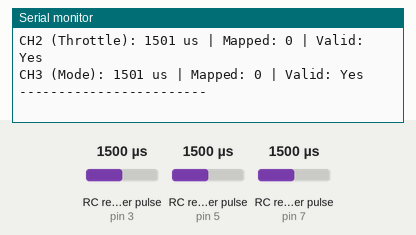
Recording of a sketch running on a simulated Arduino Uno, built with avr-gcc and run on an emulated ATmega328P. On the bench: the last lines printed to the serial monitor. Wiring (inferred from the names in the program): 3 × RC receiver channel: data pin 3 / data pin 5 / data pin 7. The inputs (shaded band) are chosen by the test bench; at power-on: RC receiver pulse (sensors on pin 3, pin 5, pin 7) 1500 µs.

Above: at 2.2 s.
2.3 s: RC receiver pulse (sensor on pin 3) set to 1020 µs
3.8 s: RC receiver pulse (sensor on pin 5) set to 1020 µs
At 4.6 s:
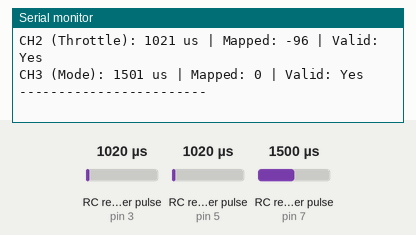
5.3 s: RC receiver pulse (sensor on pin 7) set to 1020 µs
At 6.1 s:
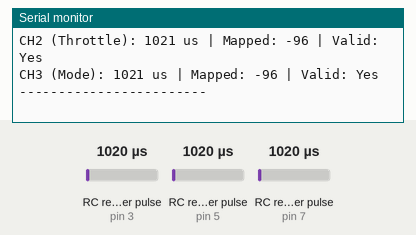
6.8 s: RC receiver pulse (sensor on pin 3) set to 1250 µs
8.3 s: RC receiver pulse (sensor on pin 5) set to 1250 µs
At 9.3 s:
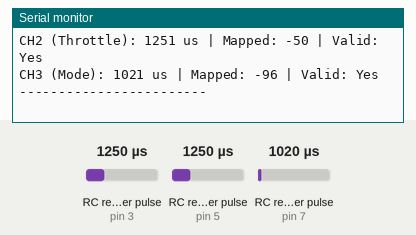
9.8 s: RC receiver pulse (sensor on pin 7) set to 1250 µs
At 10.3 s:
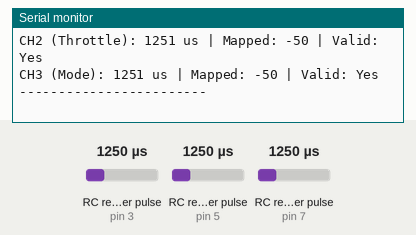
Timing chart, 0 to 12.3 s (numbered marks = the images above; inputs shaded):
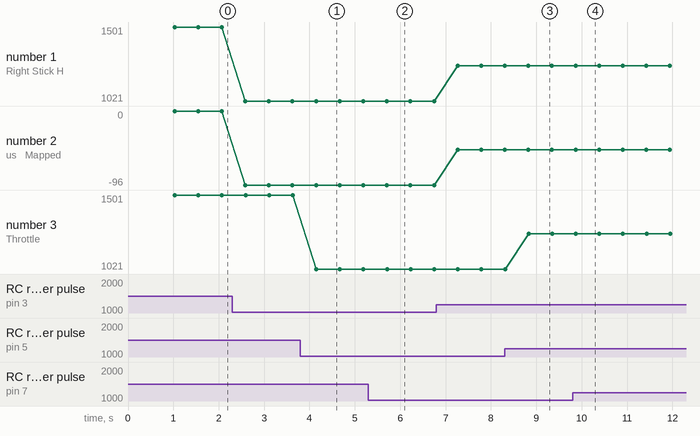

The sketch:

fs_i6_reader.ino
```cpp
// FS-i6 Receiver Reader
// Simple program to read and print FS-i6 receiver values

#define CH1 3   // Right Stick Horizontal CHANEL 1 (left 1983, right 994)
#define CH2 5   // Throttle (Left Stick Vertical) CHANEL 3 (up 1010, down 1987)
#define CH3 7   // Mode selector (if available) CHANEL 5 (up 994, down 1987)

void setup() {
  Serial.begin(115200);
  Serial.println("FS-i6 Receiver Reader Started");
  Serial.println("Reading channels...");
  delay(1000);
}

void loop() {
  // Read raw pulse values
  unsigned long ch1Pulse = pulseIn(CH1, HIGH, 30000);
  unsigned long ch2Pulse = pulseIn(CH2, HIGH, 30000);
  unsigned long ch3Pulse = pulseIn(CH3, HIGH, 30000);

  // Check if signals are valid
  bool ch1Valid = (ch1Pulse > 800 && ch1Pulse < 2200);
  bool ch2Valid = (ch2Pulse > 800 && ch2Pulse < 2200);
  bool ch3Valid = (ch3Pulse > 800 && ch3Pulse < 2200);

  // Map values to -100 to 100 range
  int ch1Mapped = map(ch1Pulse, 1000, 2000, -100, 100);
  int ch2Mapped = map(ch2Pulse, 1000, 2000, -100, 100);
  int ch3Mapped = map(ch3Pulse, 1000, 2000, -100, 100);

  // Print raw values
  Serial.print("CH1 (Right Stick H): ");
  Serial.print(ch1Pulse);
  Serial.print(" us | Mapped: ");
  Serial.print(ch1Mapped);
  Serial.print(" | Valid: ");
  Serial.println(ch1Valid ? "Yes" : "No");

  Serial.print("CH2 (Throttle): ");
  Serial.print(ch2Pulse);
  Serial.print(" us | Mapped: ");
  Serial.print(ch2Mapped);
  Serial.print(" | Valid: ");
  Serial.println(ch2Valid ? "Yes" : "No");

  Serial.print("CH3 (Mode): ");
  Serial.print(ch3Pulse);
  Serial.print(" us | Mapped: ");
  Serial.print(ch3Mapped);
  Serial.print(" | Valid: ");
  Serial.println(ch3Valid ? "Yes" : "No");

  Serial.println("------------------------");

  delay(500); // Update every 500ms
} 
```

Measured:
- after the input at 3.8 s, the serial monitor: prints a new line after 0.35 s (image 1)
- after the input at 5.3 s, the serial monitor: prints a new line after 0.41 s (image 2)
- after the input at 8.3 s, the serial monitor: prints a new line after 0.53 s (image 3)
- after the input at 9.8 s, the serial monitor: prints a new line after 0.07 s (image 4)
- plotted number 1: 1501 → 1021 after the input at 2.3 s, 1021 → 1251 after the input at 6.8 s
- plotted number 2: 0 → -96 after the input at 2.3 s, -96 → -50 after the input at 6.8 s
